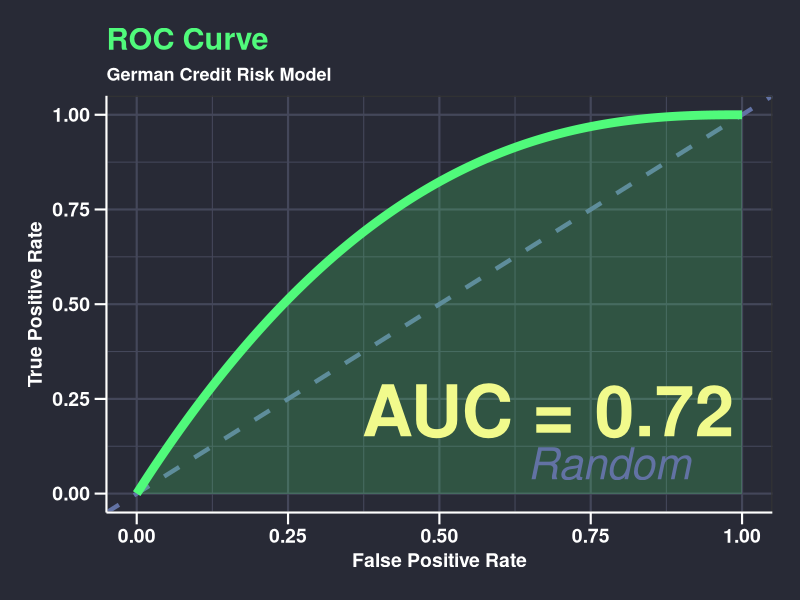
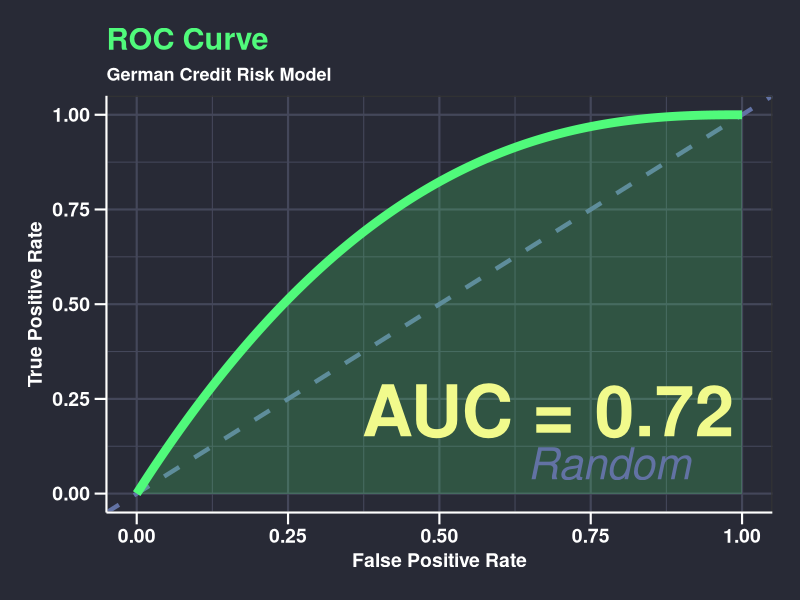

R code for these plots, in order:
library(ggplot2)

# Dracula colors
BG <- "#282a36"   # dark background
FG <- "#ffffff"    # white foreground
GREEN <- "#50fa7b"
YELLOW <- "#f1fa8c"
GRAY <- "#6272a4"

# ROC Curve with FULL DARK THEME
fpr <- seq(0, 1, length.out = 200)
tpr <- 1 - (1 - fpr)^2.5
roc_df <- data.frame(FPR = fpr, TPR = tpr)

# Create plot
p <- ggplot(roc_df, aes(x = FPR, y = TPR)) +
  # Diagonal reference
  geom_abline(linetype = "dashed", color = GRAY, linewidth = 1.5) +
  # ROC curve
  geom_line(color = GREEN, linewidth = 3) +
  geom_area(fill = GREEN, alpha = 0.2) +
  # AUC text with dark background box
  annotate("text", x = 0.68, y = 0.22, label = "AUC = 0.72", 
           color = YELLOW, size = 18, fontface = "bold",
           family = "sans") +
  labs(title = "ROC Curve", 
       subtitle = "German Credit Risk Model",
       x = "False Positive Rate", 
       y = "True Positive Rate") +
  # Use a completely clean theme
  theme_bw(base_size = 16) +
  theme(
    # CRITICAL: Dark background for entire plot
    panel.background = element_rect(fill = BG, color = NA),
    plot.background = element_rect(fill = BG, color = BG),
    rect = element_rect(fill = BG, color = BG),
    # CRITICAL: White text for everything
    text = element_text(color = FG, face = "bold"),
    title = element_text(color = FG),
    axis.text = element_text(color = FG, face = "bold", size = 14),
    axis.title = element_text(color = FG, face = "bold", size = 14),
    # Title color
    plot.title = element_text(color = GREEN, size = 22, face = "bold"),
    plot.subtitle = element_text(color = FG, size = 13),
    # Grid
    panel.grid.major = element_line(color = "#44475a"),
    panel.grid.minor = element_line(color = "#44475a"),
    # Axes
    axis.line = element_line(color = FG),
    axis.ticks = element_line(color = FG),
    axis.ticks.length = unit(3, "mm"),
    # Margin
    plot.margin = margin(20, 20, 20, 20)
  ) +
  xlim(0, 1) + ylim(0, 1) +
  # Add "Random" label
  annotate("text", x = 0.78, y = 0.08, label = "Random", 
           color = GRAY, size = 11, fontface = "italic")

# Save with EXPLICIT bg
ggsave("/home/openclaw/.openclaw/workspace/reveal-cpvbcdd-202501/ciencia-dados/images/roc-curve.png",
       plot = p, width = 9, height = 5.5, dpi = 200, bg = BG)

cat("ROC Curve regenerated with full dark theme\n")
print(p)
